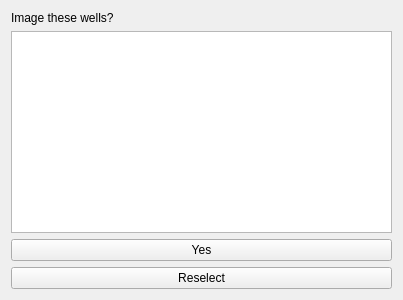
<?xml version="1.0" encoding="UTF-8"?>
<ui version="4.0">
 <class>Form</class>
 <widget class="QWidget" name="Form">
  <property name="geometry">
   <rect>
    <x>0</x>
    <y>0</y>
    <width>403</width>
    <height>300</height>
   </rect>
  </property>
  <property name="windowTitle">
   <string>Form</string>
  </property>
  <layout class="QVBoxLayout" name="verticalLayout">
   <item>
    <widget class="QLabel" name="label">
     <property name="text">
      <string>Image these wells?</string>
     </property>
    </widget>
   </item>
   <item>
    <widget class="QListWidget" name="listWidget"/>
   </item>
   <item>
    <widget class="QPushButton" name="pushButton_2">
     <property name="text">
      <string>Yes</string>
     </property>
    </widget>
   </item>
   <item>
    <widget class="QPushButton" name="pushButton">
     <property name="text">
      <string>Reselect</string>
     </property>
    </widget>
   </item>
  </layout>
 </widget>
 <resources/>
 <connections/>
</ui>
